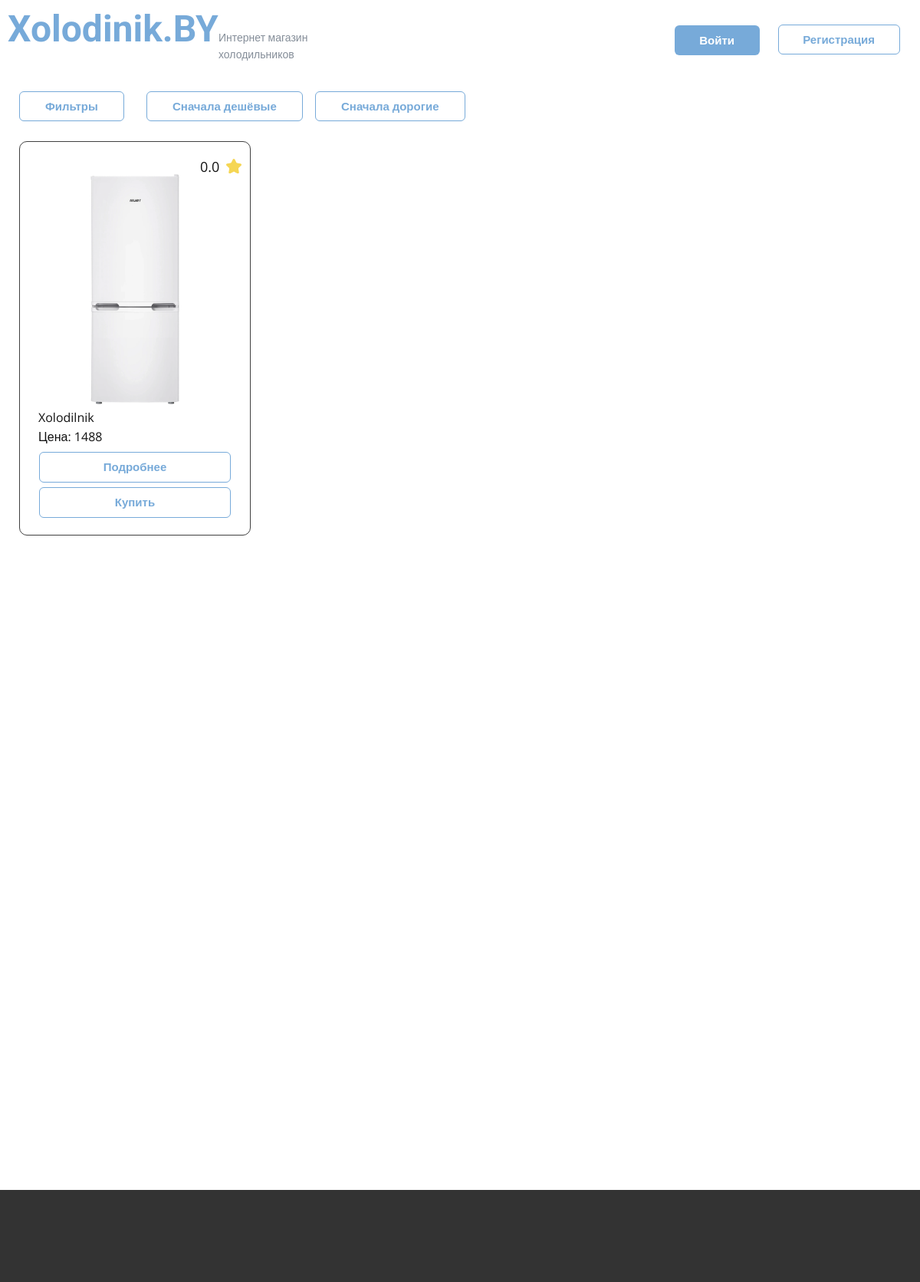
Before: / with the older database file.
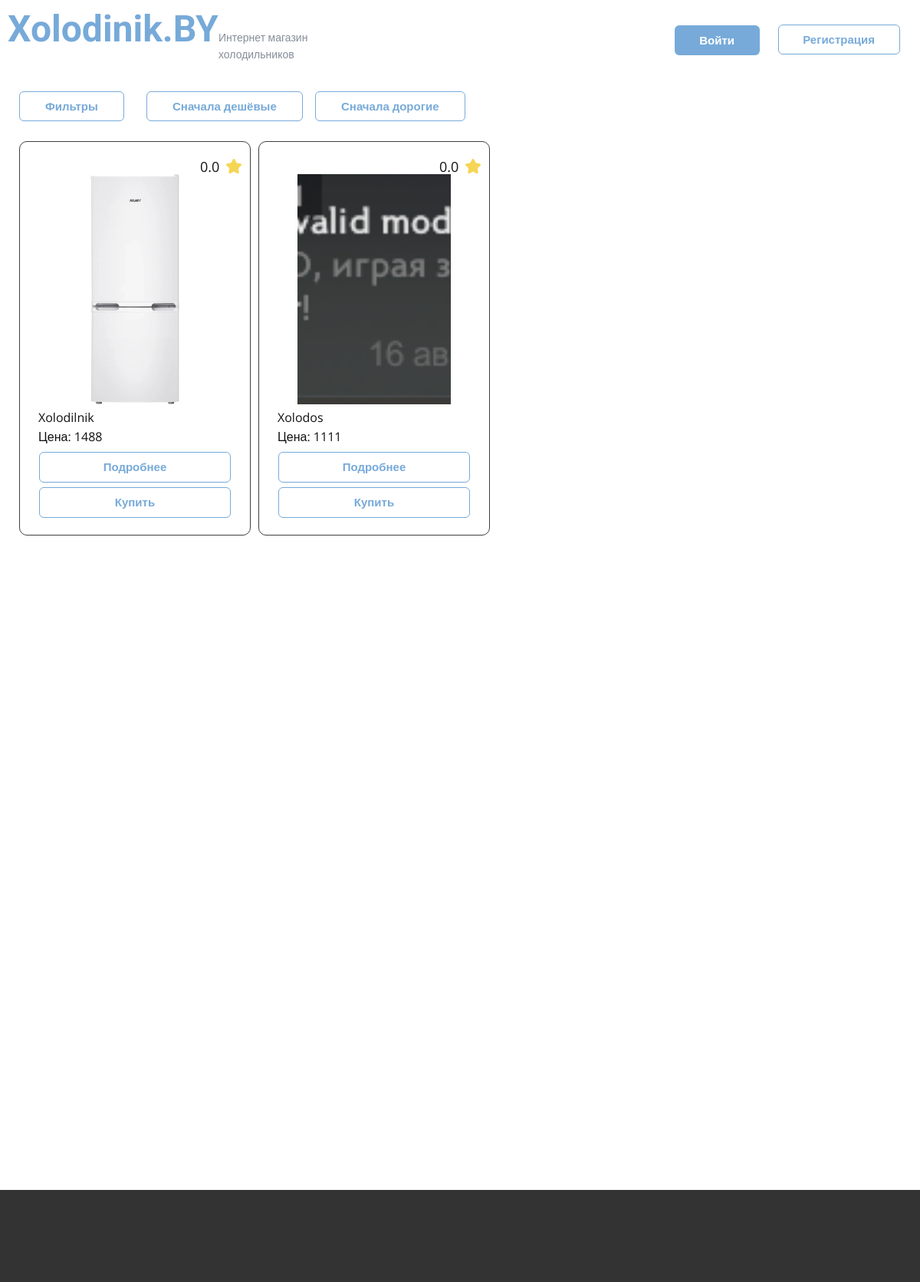
After: the same page with the newer database file.
### app.py (models this page shows)
class Prod(db.Model):
    id = db.Column(db.Integer, primary_key=True)
    model = db.Column(db.String(20), nullable=False, unique=True)
    producer = db.Column(db.String(20), nullable=False)
    price = db.Column(db.Integer, nullable=False)
    width = db.Column(db.String(20), nullable=False)
    depth = db.Column(db.String(20), nullable=False)
    height = db.Column(db.String(20), nullable=False)
    weight = db.Column(db.String(20), nullable=False)
    volume = db.Column(db.String(20), nullable=False)
    service = db.Column(db.String(20), nullable=False)
    country = db.Column(db.String(20), nullable=False)
    category = db.Column(db.String(20), nullable=False)
    colling = db.Column(db.String(20), nullable=False)
    color = db.Column(db.String(20), nullable=False)
    energy_efficiency = db.Column(db.String(20), nullable=False)
    compressors = db.Column(db.String(20), nullable=False)
    noise = db.Column(db.String(20), nullable=False)
    handle = db.Column(db.String(20), nullable=False)
    guaranty = db.Column(db.String(20), nullable=False)
    control_unit = db.Column(db.String(20), nullable=False)
    power = db.Column(db.String(20), nullable=False)
    chambers = db.Column(db.String(20), nullable=False)
    doors = db.Column(db.String(20), nullable=False)
    useful_volume = db.Column(db.String(20), nullable=False)
    useful_volume_ref = db.Column(db.String(20), nullable=False)
    useful_volume_freezer = db.Column(db.String(20), nullable=False)
    voltage_frequency = db.Column(db.String(20), nullable=False)
    energy_consumption = db.Column(db.String(20), nullable=False)
    coolant = db.Column(db.String(20), nullable=False)
    series = db.Column(db.String(20), nullable=False)
    temperature = db.Column(db.String(20), nullable=False)
    defrosting_system = db.Column(db.String(20), nullable=False)
    shelves = db.Column(db.String(20), nullable=False)
    barriers = db.Column(db.String(20), nullable=False)
    baskets = db.Column(db.String(20), nullable=False)
    inserts = db.Column(db.String(20), nullable=False)
    stoppers = db.Column(db.String(20), nullable=False)
    freezer_temp = db.Column(db.String(20), nullable=False)
    freezing_capacity = db.Column(db.String(20), nullable=False)
    freezer_parts = db.Column(db.String(20), nullable=False)
    size_without = db.Column(db.String(20), nullable=False)
    size_with = db.Column(db.String(20), nullable=False)
    weight_without = db.Column(db.String(20), nullable=False)
    weight_with = db.Column(db.String(20), nullable=False)
    rating = db.Column(db.Float, nullable=False, default=0.0)
    description = db.Column(db.String(200), nullable=False)
    image_path = db.Column(db.String(50), nullable=False, unique=True)
    reviews = db.relationship('Review', back_populates='prod')

### app.py (the view, shortened to what this page needs)
@app.route("/")
def index():
    prods = Prod.query.all()
    return render_template("index.html", prods=prods)

### templates/index.html (shortened to what this page needs)
<!DOCTYPE html>
<html style="font-size: 16px;" lang="ru"><head>
    <link rel="stylesheet" href="{{ url_for('static', filename='index.css') }}" media="screen">
    <link rel="stylesheet" href="{{ url_for('static', filename='un.css') }}" media="screen">
    <meta property="og:title" content="Главная"></head>
  <body>
  <header>
      <div class="head">
        <a class="logo" href="/">Xolodinik.BY</a>
        <p class="logo-text">Интернет магазин<br>холодильников</p>
        {% if current_user.is_active and not current_user.role == "admin" %}
          <a href="/cub" style="margin-right: 20px !important;" class="btn btn-2">Личный кабинет</a>
        {% elif current_user.role == "admin" %}
          <a href="/panel" style="margin-right: 20px !important;" class="btn btn-2">Админ панель</a>
        {% else %}
          <a href="/login" class="btn btn-2">Войти</a>
          <a href="/register" class="btn btn-1">Регистрация</a>
        {% endif %}
      </div>
  </header>
    <section>
      <div class="container">
        <a href="" class="btn btn-1">Фильтры </a>
        <a href="/?sort=cheap" class="btn btn-2">Сначала дешёвые </a>
        <a href="/?sort=expensive" class="btn btn-3">Сначала дорогие</a>
          <div class="catalog">
              {% for prod in prods%}
            <div class="container-product-1">
                <p class="rating-text">{{ prod.rating }}</p>
                <div class="div-svg">
                  <svg class="svg-1" preserveAspectRatio="none" viewBox="0 0 160 154"><use xlink:href="#svg-7557"></use></svg>
                </div>
                <img class="image" src="{{ url_for('static', filename=prod.image_path) }}">
                <p class="model">{{ prod.model }}</p>
                <p class="price">Цена: {{ prod.price }}</p>
                <a class="btn btn-4" href="/product?id={{ prod.id }}">Подробнее</a>
                <a class="btn btn-4" href="/order?id={{ prod.id }}">Купить </a>
              </div>
              {% endfor %}
            </div>
        </div>
    </section>
  <footer></footer>
</body></html>

### static/index.css (style rules this page uses)
body { -webkit-text-size-adjust: 100%; box-sizing: border-box; margin: 0; height: auto; min-height: 100%; overflow-x: clip; position: relative; font-size: 1rem; line-height: 1.6; --animation-fade_in-opacity: 0; --animation-fade_in_up-opacity: 0; --animation-fade_in_left-opacity: 0; --animation-fade_in_right-opacity: 0; --animation-fade_in_down-opacity: 0; --animation-fade_in_up_big-opacity: 0; --animation-fade_in_left_big-opacity: 0; --animation-fade_in_right_big-opacity: 0; --animation-fade_in_down_big-opacity: 0; --animation-fade_out-opacity: 0; --animation-fade_out_up-opacity: 0; --animation-fade_out_left-opacity: 0; --animation-fade_out_right-opacity: 0; --animation-fade_out_down-opacity: 0; --animation-fade_out_up_big-opacity: 0; --animation-fade_out_left_big-opacity: 0; --animation-fade_out_right_big-opacity: 0; --animation-fade_out_down_big-opacity: 0; --animation-rotate_in-rotate: -200deg; --animation-rotate_in_down_left-rotate: -45deg; --animation-rotate_in_down_right-rotate: 45deg; --animation-rotate_in_up_left-rotate: 45deg; --animation-rotate_in_up_right-rotate: -90deg; --animation-rotate_out-rotate: 200deg; --animation-rotate_out_down_left-rotate: 45deg; --animation-rotate_out_down_right-rotate: -45deg; --animation-rotate_out_up_left-rotate: -45deg; --animation-rotate_out_up_right-rotate: 90deg; --animation-roll_in-rotate: -120deg; --animation-roll_in-translate_x: -100%; --animation-roll_out-rotate: 120deg; --animation-roll_out-translate_x: 100%; --animation-zoom_in-scale: 0.3; --animation-zoom_in_down-scale: 0.475; --animation-zoom_in_down-translate_y: 60px; --animation-zoom_in_up-scale: 0.475; --animation-zoom_in_up-translate_y: -60px; --animation-zoom_in_left-scale: 0.475; --animation-zoom_in_left-translate_x: 10px; --animation-zoom_in_right-scale: 0.475; --animation-zoom_in_right-translate_x: -10px; --animation-zoom_out-scale: 0.3; --animation-zoom_out_down-scale: 0.475; --animation-zoom_out_down-translate_y: -60px; --animation-zoom_out_up-scale: 0.475; --animation-zoom_out_up-translate_y: 60px; --animation-zoom_out_left-scale: 0.475; --animation-zoom_out_left-translate_x: 42px; --animation-zoom_out_right-scale: 0.475; --animation-zoom_out_right-translate_x: -42px; --animation-slide_in_down-translate_y: -100%; --animation-slide_in_up-translate_y: 100%; --animation-slide_in_left-translate_x: -100%; --animation-slide_in_right-translate_x: 100%; --animation-slide_out_down-translate_y: 100%; --animation-slide_out_up-translate_y: -100%; --animation-slide_out_left-translate_x: -100%; --animation-slide_out_right-translate_x: 100%; --animation-custom_in-translate_x: 0px; --animation-custom_in-translate_y: 0px; --animation-custom_in-scale: 1; --animation-custom_in-rotate: 0deg; --animation-custom_in-opacity: 0; font-family: 'Open Sans',sans-serif; color: #111111; background-color: #ffffff; --effect-scale: 1.1; --theme-sheet-width-xl: 1140px; --theme-sheet-width-lg: 940px; --theme-sheet-width-md: 720px; --theme-sheet-width-sm: 540px; --theme-sheet-width-xs: 340px; }
.model { text-align: left; stroke: none; margin: 5px 20px 0 24px; }
.price { text-align: left; stroke: none; margin: 0 20px 0 24px; }
.image { object-fit: cover; display: block; vertical-align: middle; background-size: cover; background-position: 50% 50%; background-repeat: no-repeat; color: #111111; overflow: hidden; width: 200px; height: 300px; margin: 0 50px; }
.div-svg { position: relative; color: #f5d654 !important; width: 20px; height: 20px; margin: -25px 11px 0 auto; }
.svg-1 { overflow: hidden; position: absolute; fill: #f5d654; }
.rating-text { font-size: 1.125rem; margin: 12px 36px 0 235px; }
.container-product-1 { border-style: solid; border-width: 1px; border-radius: 10px; border-color: #404040; stroke: none; width: 300px; height: 500px; margin: 0 10px 0 0; padding: 6px 0; }
.catalog { display: flex; position: relative; text-align: left; min-height: 1009px; height: auto; margin: 26px 25px 60px; }
.container { box-sizing: border-box; position: relative; min-height: 1432px; }
.btn-1 { margin: 29px auto 0 25px !important; padding: 8px 33px !important; }
.btn-2 { margin: -39px auto 0 191px !important; padding: 8px 33px !important; }
.btn-3 { margin: -39px auto 0 411px !important; padding: 8px 33px !important; }
.btn-4 { font-weight: 700; font-size: 0.9375rem; border-style: solid; margin: 6px auto 0 !important; height: 40px; width: 250px; }

Changed rows visible on the page:
added Prod: rating "0.0", image_path (picture), model "Xolodos", price "1111"
